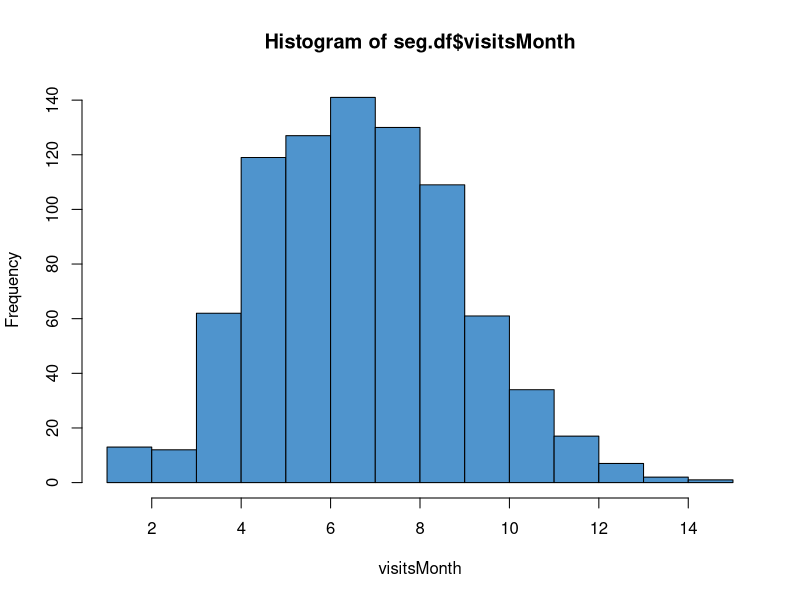

The R script that drew this image:
seg.df <- read.csv("sales.csv")

# 1
summary(seg.df)

# 2
hist(seg.df$visitsMonth,xlab="visitsMonth", col="steelblue3")

# 3-1
selected_vars <- seg.df[,1:8]
seg.k <- kmeans(selected_vars,centers=4)
cluster_assignments <-seg.k$cluster
table(cluster_assignments)

# 3-2
seg.summ <- function(data, groups){
  aggregate(data, list(groups),function(x) mean(as.numeric(x)))
}

cluster_means <- seg.summ(seg.df$spendToDate, cluster_assignments)
colnames(cluster_means) <- c("Cluster", "MeanSpendToDate")
cluster_means

# 3-3
model <- lm(seg.df$spendToDate ~ as.factor(cluster_assignments))
anova_result <- anova(model)
anova_result

